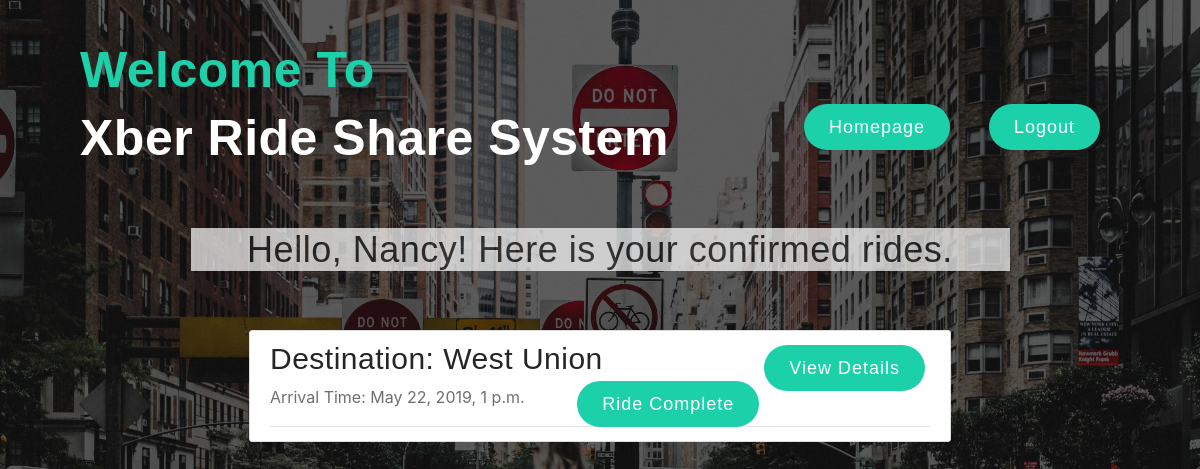
The app's page /rideService/driver/requests/confirmed (signed in), older data.
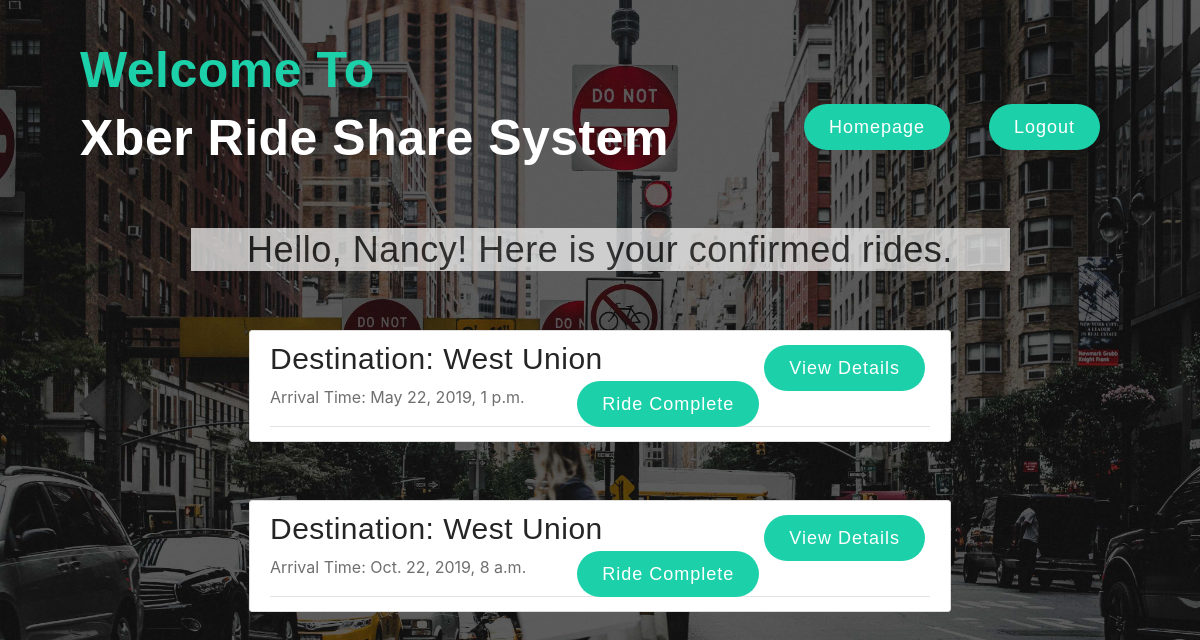
The same page, newer data.
### rideService/models.py (models this page shows, shortened)
class Request(models.Model):
    ride_owner = models.ForeignKey(User, on_delete=models.CASCADE)
    driver = models.ForeignKey('Driver', on_delete=models.SET_NULL, default=None, null=True)
    sharer = models.ForeignKey(User, on_delete=models.SET_NULL, default=None, null=True, related_name='sharer_request')
    destination = models.CharField(max_length=1000)
    arrival_time = models.DateTimeField()
    num_passengers = models.IntegerField(
        default=1,
        validators=[
            MaxValueValidator(10),
            MinValueValidator(1)
        ]
    )
    num_sharer = models.IntegerField(
        default=0,
        validators=[
            MaxValueValidator(10),
            MinValueValidator(0)
        ]
    )
    shareable = models.BooleanField(default=False)
    vehicle_type = models.CharField(max_length=200, null=True, blank=True)
    special_request = models.TextField(blank=True)
    status = models.CharField(max_length=1000)
    last_updated = models.DateTimeField(auto_now_add=True)

### rideService/views.py (the view)
# urls.py: path('driver/requests/confirmed', views.driverConfirmedRides, name='driver-confirmed-requests'),
@login_required
def driverConfirmedRides(request):
    thisDriver = Driver.objects.get(account=request.user)
    context = {
        'driver': thisDriver,
        'requests': Request.objects.filter(driver=thisDriver, status='confirmed')
    }
    return render(request, 'rideService/driver_confirmed_request.html', context)

### rideService/templates/rideService/driver_confirmed_request.html
{% extends "rideService/homeBase.html" %}
{% block content %}
{%if requests%}
<div style="font-size:50px; color:#000; margin-left: 15%; margin-right: 15%; background-color:#fff; opacity: 0.7;">
        <h2 style = "text-align:center;">Hello, {{driver.account.username}}! Here is your confirmed rides.</h2>
    </div>
    {% for request in requests %}
        <article class="media content-section" style="margin-right: 20%;margin-left: 20%; margin-top: 5%;">
            <div class="media-body">
                <div class="article-metadata">
                    <h3>Destination: {{ request.destination }}
                            <a style="margin-right: 5px; float:right;" class="btn btn-secondary btn-sm mt-1 mb-1" href="{% url 'driver-confirmed-request-detail' request.id %}">
                                View Details
                            </a>
                            <a style="margin-right: 5px; float:right;" class="btn btn-secondary btn-sm mt-1 mb-1" href="{% url 'complete-request' request.id %}">
                                Ride Complete
                            </a>
                        </h3>
                    <p class="article-content">Arrival Time: {{ request.arrival_time}}</p>
                </div>
            </div>
        </article>
    {% endfor %}
{%else%}
        <p style="margin-top:10%; font-size:30px; color:#ffffff;text-align:center;">No request Information Right Now, Find A New Request?<a style="position:relative;left:20px;" class="btn btn-secondary btn-sm mt-1 mb-1" href="{%url 'driver-requests'%}">Search Here!</a>></p>>
{%endif%}
{% endblock content %}

Row changes from the older to the newer data that the page shows:
now on this page (row edited): Request: destination "West Union", arrival_time "Oct. 22, 2019, 8 a.m."
